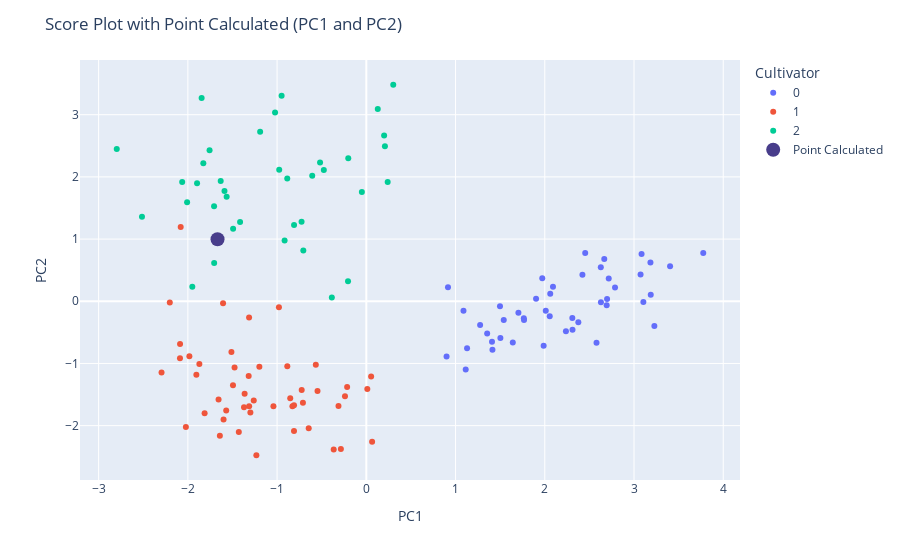

Source (notebook cell):
### Markdown cell above
#### PC1 and PC2 Score plot

### Code cell
fig = px.scatter(pca3_results, x=0, y=1, color=scaled_df['cultivator']) # create 2D scoreplot for PC1 and PC2
fig.update_layout(
    title='Score Plot with Point Calculated (PC1 and PC2)',
    xaxis_title="PC1",
    yaxis_title="PC2",
    legend_title="Cultivator"
)

fig.add_trace( # plot the calculated score on the score plot
    go.Scatter(
        mode='markers',
        x=[score_pc1],
        y=[score_pc2],
        marker=dict(
            color='darkslateblue',
            size=14,
        ),
        showlegend=True,
        name='Point Calculated'
    )
)

fig.show()

### Figure 1 — Plotly figure (JSON) as saved in the notebook; plotly's stock layout.template omitted (floating-point values rounded to 4 significant figures)
{"data": [{"hovertemplate": "color=0<br>0=%{x}<br>1=%{y}<extra></extra>", "legendgroup": "0", "marker": {"color": "#636efa", "symbol": "circle"}, "mode": "markers", "name": "0", "orientation": "v", "showlegend": true, "type": "scatter", "x": [3.074, 1.413, 1.704, 3.776, 0.9152, 3.184, 2.092, 2.667, 2.309, 3.188, 2.055, 1.765, 3.404, 2.628, 3.085, 2.422, 2.061, 2.698, 1.641, 0.8992, 1.354, 1.498, 1.54, 2.376, 3.105, 1.089, 1.767, 1.503, 1.275, 1.129, 1.114, 1.902, 2.58, 1.408, 2.311, 1.972, 1.987, 2.237, 2.787, 2.453, 2.694, 2.629, 2.716, 2.011, 3.228], "xaxis": "x", "y": [0.4289, -0.7809, -0.185, 0.7753, 0.2264, 0.6247, 0.2342, 0.6785, -0.271, 0.1054, -0.2413, -0.2725, 0.5647, 0.5461, 0.7617, 0.4263, 0.12, 0.03776, -0.6621, -0.89, -0.5171, -0.08109, -0.3006, -0.3366, -0.01333, -0.1536, -0.3018, -0.5887, -0.3805, -0.7562, -1.097, 0.04054, -0.6663, -0.6498, -0.4577, 0.3697, -0.7132, -0.4811, 0.222, 0.7758, -0.06547, -0.01466, 0.3672, -0.1535, -0.3981], "yaxis": "y"}, {"hovertemplate": "color=1<br>0=%{x}<br>1=%{y}<extra></extra>", "legendgroup": "1", "marker": {"color": "#EF553B", "symbol": "circle"}, "mode": "markers", "name": "1", "orientation": "v", "showlegend": true, "type": "scatter", "x": [0.06491, -1.199, 0.05385, -0.8282, -1.319, -0.2391, -1.314, -0.9794, -1.232, 0.01123, -1.6, -2.08, -0.3655, -0.3121, -1.494, -1.656, -1.905, -2.022, -2.295, -2.088, -2.087, -1.262, -0.6457, -0.8105, -1.477, -0.215, -0.8528, -0.8856, -1.812, -0.7242, -1.364, -1.512, -1.313, -0.285, -0.5661, -1.041, -1.606, -1.641, -1.57, -1.429, -0.547, -2.203, -1.871, -0.7104, -1.371, -0.8105, -1.983, -1.299], "xaxis": "x", "y": [-2.259, -1.051, -1.21, -1.687, -1.2, -1.528, -0.2623, -0.0959, -2.476, -1.41, -1.902, 1.193, -2.384, -1.684, -1.35, -1.579, -1.181, -2.022, -1.147, -0.9149, -0.686, -1.594, -2.043, -2.084, -1.067, -1.378, -1.561, -1.046, -1.802, -1.428, -1.487, -0.8176, -1.688, -2.374, -1.022, -1.69, -0.033, -2.161, -1.758, -2.101, -1.445, -0.01801, -1.008, -1.633, -1.705, -1.674, -0.8852, -1.79], "yaxis": "y"}, {"hovertemplate": "color=2<br>0=%{x}<br>1=%{y}<extra></extra>", "legendgroup": "2", "marker": {"color": "#00cc96", "symbol": "circle"}, "mode": "markers", "name": "2", "orientation": "v", "showlegend": true, "type": "scatter", "x": [-0.2051, -0.3865, -1.95, -1.706, -2.514, -2.797, -1.897, -1.493, -1.64, -0.7059, -1.415, -1.632, -0.05009, -0.8098, -2.064, -1.827, -0.8861, -1.023, -0.9159, -1.846, -1.19, -2.009, -0.6063, -1.59, -0.7257, -0.4761, -1.757, 0.1283, -0.9763, 0.2393, 0.2083, -1.705, -1.565, -0.2023, -0.5185, 0.3017, 0.1997, -0.9494], "xaxis": "x", "y": [0.3207, 0.06215, 0.2336, 1.528, 1.36, 2.447, 1.898, 1.167, 0.9998, 0.8159, 1.277, 1.933, 1.758, 1.227, 1.919, 2.22, 1.976, 3.036, 0.9762, 3.268, 2.725, 1.591, 2.019, 1.771, 1.28, 2.11, 2.43, 3.092, 2.115, 1.919, 2.494, 0.6149, 1.682, 2.301, 2.231, 3.482, 2.667, 3.305], "yaxis": "y"}, {"marker": {"color": "darkslateblue", "size": 14}, "mode": "markers", "name": "Point Calculated", "showlegend": true, "type": "scatter", "x": [-1.668], "y": [0.9984]}], "layout": {"legend": {"title": {"text": "Cultivator"}, "tracegroupgap": 0}, "margin": {"t": 60}, "title": {"text": "Score Plot with Point Calculated (PC1 and PC2)"}, "xaxis": {"anchor": "y", "domain": [0, 1], "title": {"text": "PC1"}}, "yaxis": {"anchor": "x", "domain": [0, 1], "title": {"text": "PC2"}}}}
